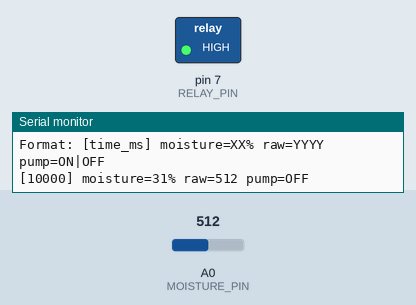
This sketch was run on a simulated Arduino Uno, built with avr-gcc and run on an emulated ATmega328P. On the bench: switched loads named in the sketch (green lamp = pin HIGH), the last lines printed to the serial monitor. Inputs (shaded band) come from the test bench; at power-on: A0 (MOISTURE_PIN) = 512.

Above: at 18.0 s.
18.1 s: A0 (MOISTURE_PIN) set to 534
At 30.6 s:
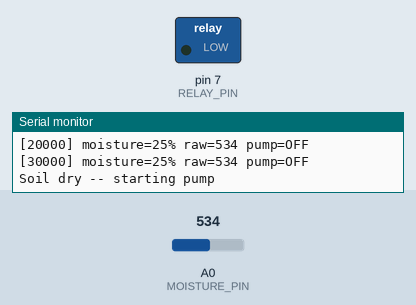
Timing chart, 0 to 71.5 s (numbered marks = the images above; inputs shaded):
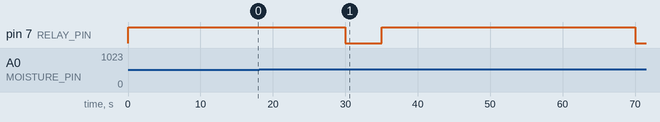

The sketch:

irrigation.ino
```cpp
/*
 * Automated Irrigation System
 * Hardware: Elegoo UNO R3, Capacitive Soil Moisture Sensor,
 *           1-Channel 5V Relay Module, Mini Submersible DC Pump
 *
 * Wiring:
 *   Moisture Sensor  -> A0 (AOUT), 5V (VCC), GND
 *   Relay IN         -> D7
 *   Relay VCC        -> 5V, Relay GND -> GND
 *   Pump +           -> Relay COM, Pump - -> external GND
 *   External 3-4.5V  -> Relay NO (normally-open)
 */

// Pin assignments
const int MOISTURE_PIN  = A0;
const int RELAY_PIN     = 7;

// Calibration
// Read sensor in dry air -> DRY_VALUE; submerged in water -> WET_VALUE.
// Adjust these after running the calibration sketch.
const int DRY_VALUE     = 620;   // raw ADC when sensor is in dry soil/air
const int WET_VALUE     = 280;   // raw ADC when sensor is in water

// Thresholds (0-100%, higher = wetter)
const int PUMP_ON_THRESHOLD  = 30;  // start pump below this moisture %
const int PUMP_OFF_THRESHOLD = 60;  // stop  pump above this moisture %

// Timing
const unsigned long READ_INTERVAL_MS  = 10000UL;  // check moisture every 10 s
const unsigned long MAX_PUMP_ON_MS    = 5000UL;   // safety: never run > 5 s straight
const unsigned long MIN_PUMP_OFF_MS   = 30000UL;  // wait 30 s between pump cycles

// State
enum PumpState { PUMP_IDLE, PUMP_RUNNING };
PumpState pumpState = PUMP_IDLE;

unsigned long lastReadTime    = 0;
unsigned long pumpStartTime   = 0;
unsigned long pumpStopTime    = 0;

// Relay helpers (LOW = relay energised on most modules)
void pumpOn()  { digitalWrite(RELAY_PIN, LOW);  pumpState = PUMP_RUNNING; pumpStartTime = millis(); }
void pumpOff() { digitalWrite(RELAY_PIN, HIGH); pumpState = PUMP_IDLE;   pumpStopTime  = millis(); }

void setup() {
    Serial.begin(9600);
    pinMode(RELAY_PIN, OUTPUT);
    pumpOff();
    Serial.println(F("Automated Irrigation System -- ready"));
    Serial.println(F("Format: [time_ms] moisture=XX% raw=YYYY pump=ON|OFF"));
}

void loop() {
    unsigned long now = millis();

    // Safety cut-off: never run the pump longer than MAX_PUMP_ON_MS
    if (pumpState == PUMP_RUNNING && (now - pumpStartTime >= MAX_PUMP_ON_MS)) {
        Serial.println(F("Safety timeout -- pump off"));
        pumpOff();
    }

    // Read moisture on interval
    if (now - lastReadTime >= READ_INTERVAL_MS) {
        lastReadTime = now;

        int raw      = analogRead(MOISTURE_PIN);
        int moisture = map(raw, DRY_VALUE, WET_VALUE, 0, 100);
        moisture     = constrain(moisture, 0, 100);

        Serial.print(F("["));
        Serial.print(now);
        Serial.print(F("] moisture="));
        Serial.print(moisture);
        Serial.print(F("% raw="));
        Serial.print(raw);
        Serial.print(F(" pump="));
        Serial.println(pumpState == PUMP_RUNNING ? F("ON") : F("OFF"));

        bool cooldownDone = (now - pumpStopTime >= MIN_PUMP_OFF_MS);

        if (pumpState == PUMP_IDLE && moisture < PUMP_ON_THRESHOLD && cooldownDone) {
            Serial.println(F("Soil dry -- starting pump"));
            pumpOn();
        } else if (pumpState == PUMP_RUNNING && moisture >= PUMP_OFF_THRESHOLD) {
            Serial.println(F("Soil wet enough -- stopping pump"));
            pumpOff();
        }
    }
}
```

Measured:
- the behaviour switches between 518 and 519 on A0 (MOISTURE_PIN) (found by bisection; images 0 and 1)
- after the input at 18.1 s, pin 7 (RELAY_PIN): HIGH → LOW after 11.9 s, → HIGH 5.0 s later, → LOW 35.0 s later
